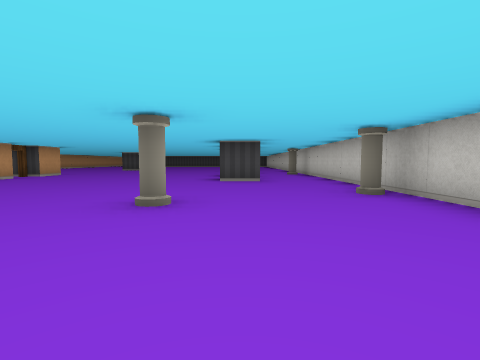
[1] (above)

24 first-person views from a walk through a cub3D maze. The camera is about half as high as the walls, tilts 4° down and sees 85° across. The floor is counted in squares. Each view is taken from the middle of a square. On the plan, view 1 faces up. The plan holds only what a view shows up to about 9 squares ahead; the rest is blank.

[2]
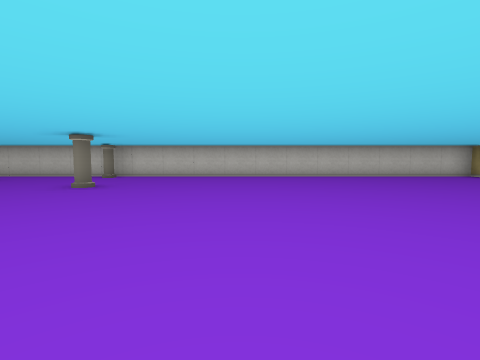

[3]
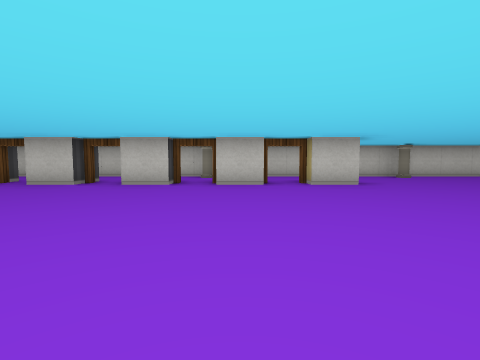

[4]
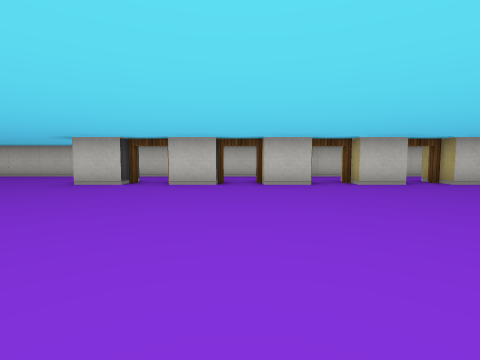

[5]
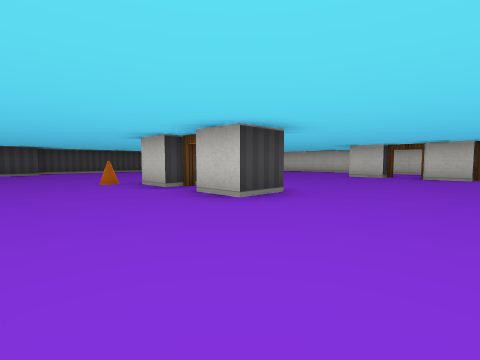

[6]
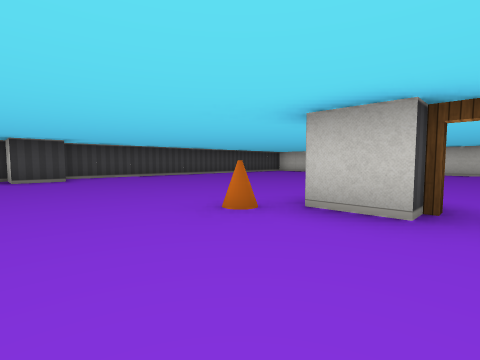

[7]
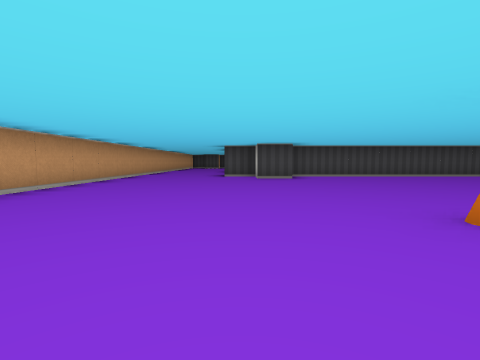

[8]
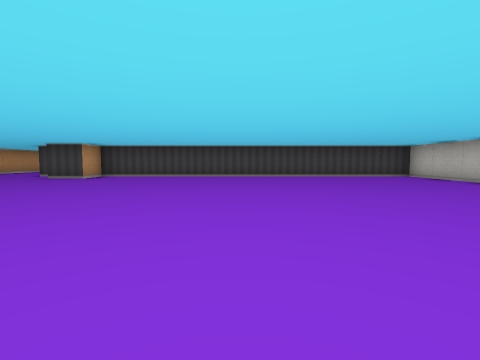

[9]
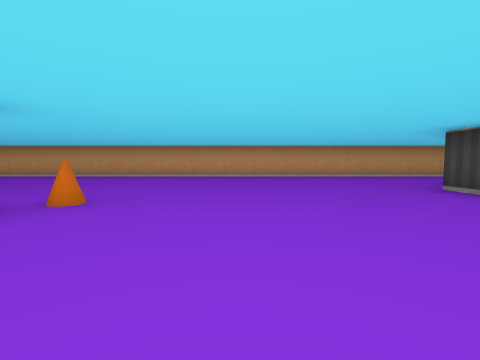

[10]
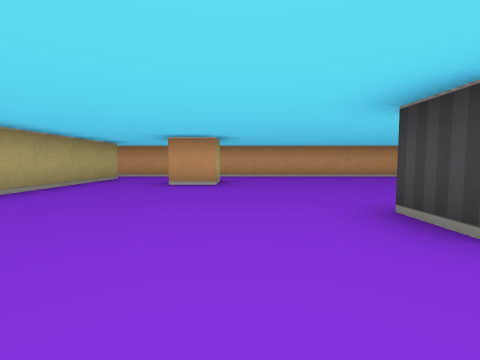

[11]
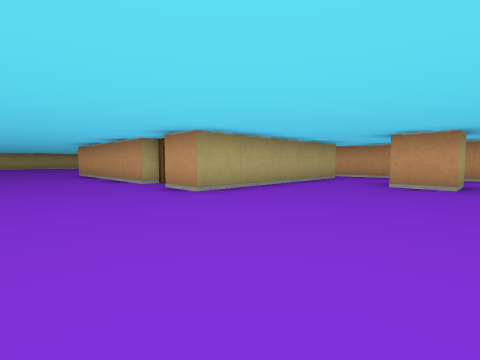

[12]
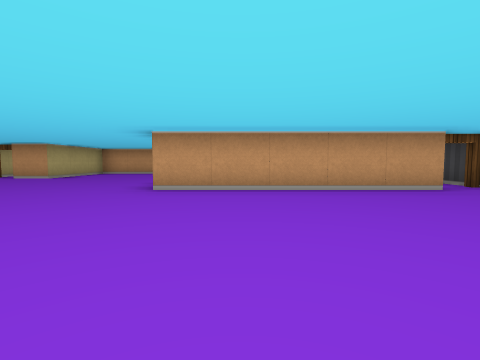

[13]
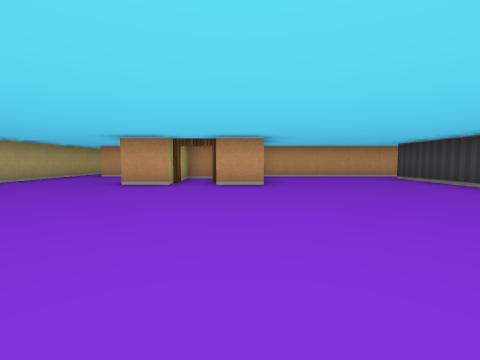

[14]
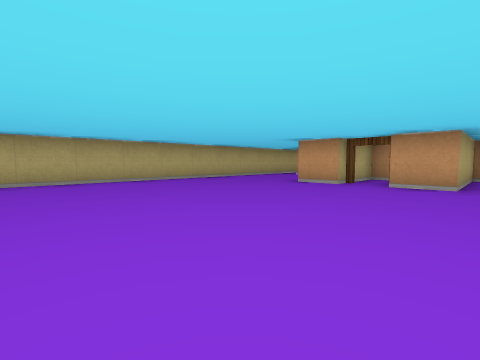

[15]
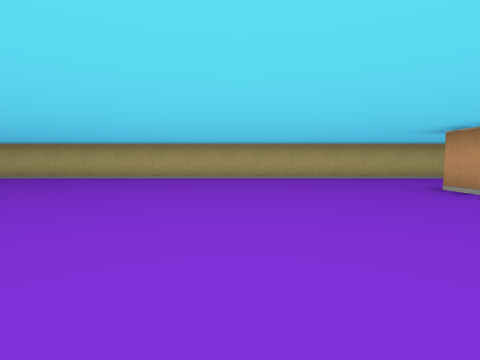

[16]
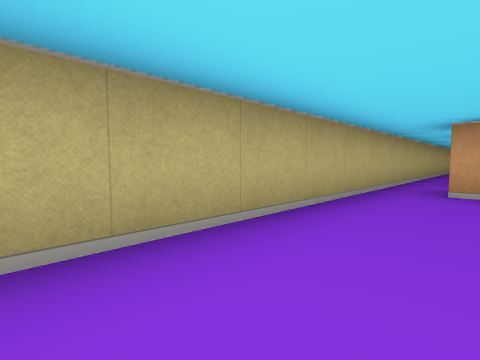

[17]
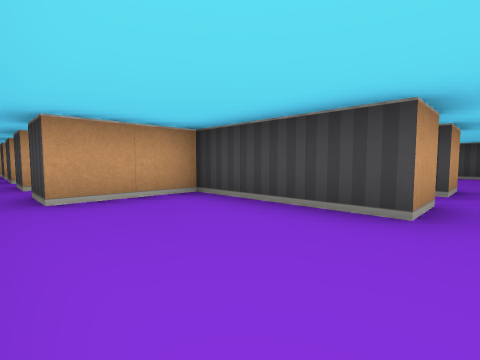

[18]
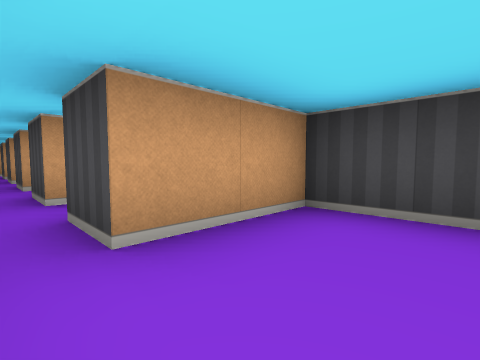

[19]
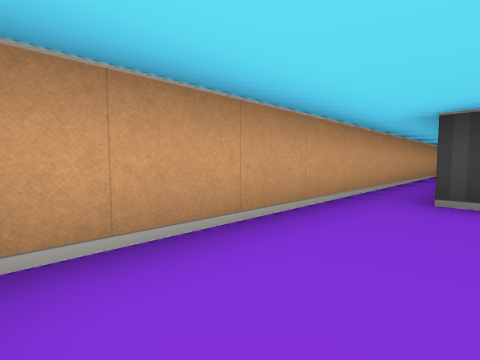

[20]
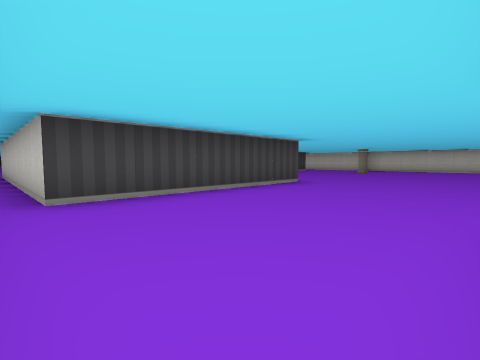

[21]
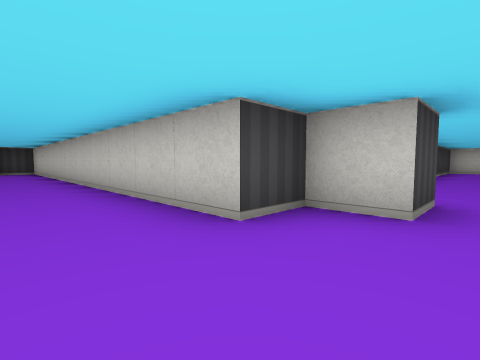

[22]
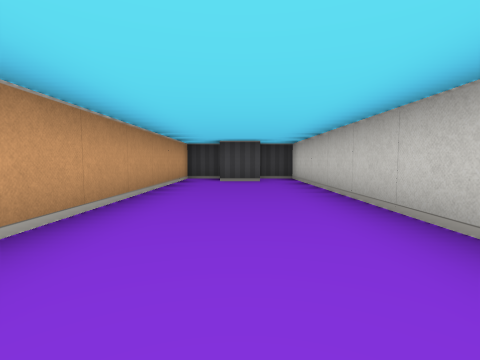

[23]
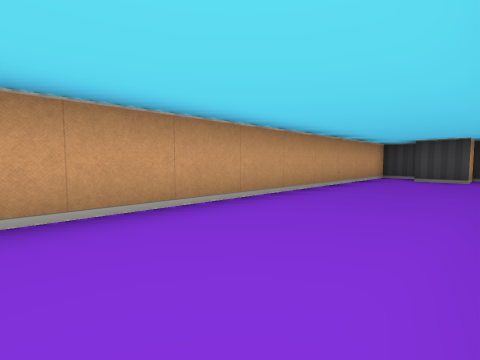

[24]
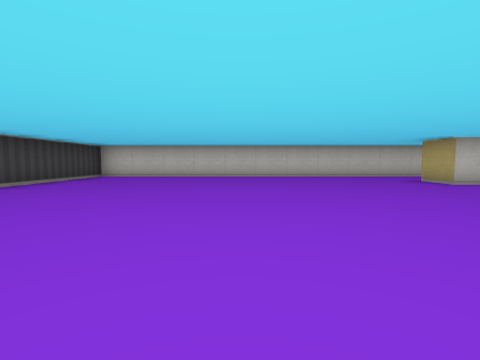

### Floor plan
Points are (right, up) in squares from view 1. A wall is a line through its corners. A room is listed if a view was taken in it or the views show most of it. See-through windows are left out.
Room 1 (views 1, 2, 3, 4, 5, 6, 7, 8, 9, 10, 11, 12, 13, 14, 15, 16, 17, 18, 19, 20, 21, 22, 23, 24)
walls: (-6.5, 7.5) (-6.5, 2.5) (-11.5, 2.5) (-11.5, 9.5) (-6.5, 9.5) (-6.5, 8.5); (-5.5, 14.5) (-6.5, 14.5) (-6.5, 15.5); (-0.5, 10.5) (-0.5, 11.5); (-0.5, 8.4) (-0.5, 9.5); (-0.5, 12.5) (-0.5, 13.5); (-10.5, 12.5) (-9.5, 12.5) (-9.5, 11.5); (-0.5, 14.5) (-0.5, 15.5) (0.5, 15.5); (0.6, 6.5) (-0.5, 6.5) (-0.5, 7.5); (-6.5, 16.5) (-6.5, 17.5); (-9.5, -3.5) (-9.5, -4.5) (-12.5, -4.5) (-12.5, -6.5); (-12.5, -7.5) (2.5, -7.5) (2.5, 24.5) (-7.5, 24.5) (-7.5, 23.5) (-8.5, 23.5) (-8.5, 24.5) (-9.5, 24.5) (-9.5, 35.5) (-10.5, 35.5) (-10.5, 34.5) (-11.5, 34.5); (-11.5, 35.5) (-12.5, 35.5) (-12.5, -1.5) (-9.5, -1.5) (-9.5, -2.5)
ways out: open door at (-10, -3) to room 2; opening at (-13, -7); open door at (-7, 8); open door at (-6, 16); open door at (0, 8); open door at (0, 10); open door at (0, 12); open door at (0, 14)
objects: cone (-7, 18); pillar (-1, 3); pillar (2, 4); pillar (2, 10)
Room 2 (no view inside)
walls: (-11.5, -2.8) (-11.5, -3.5) (-9.5, -3.5)
ways out: open door at (-10, -3) to room 1

Where each view was taken, in squares from view 1:
view 1: 0 up, 0 right, facing up
view 2: 0 up, 6 left, facing right
view 3: 9 up, 6 left, facing right
view 4: 12 up, 6 left, facing right
view 5: 12 up, 9 left, facing up-right
view 6: 16 up, 9 left, facing up-right
view 7: 16 up, 9 left, facing up
view 8: 16 up, 3 left, facing up
view 9: 20 up, 4 left, facing left
view 10: 13 up, 4 left, facing left
view 11: 13 up, 4 left, facing down-left
view 12: 4 up, 2 left, facing left
view 13: 2 down, 4 left, facing left
view 14: 1 down, 4 left, facing down-left
view 15: 0 up, 6 left, facing down
view 16: 6 down, 8 left, facing down-left
view 17: 7 down, 9 left, facing up-left
view 18: 7 down, 11 left, facing up-left
view 19: 1 down, 11 left, facing up-left
view 20: 1 down, 12 left, facing up-right
view 21: 23 up, 11 left, facing up-right
view 22: 28 up, 11 left, facing up
view 23: 27 up, 10 left, facing up-left
view 24: 20 up, 6 left, facing right
